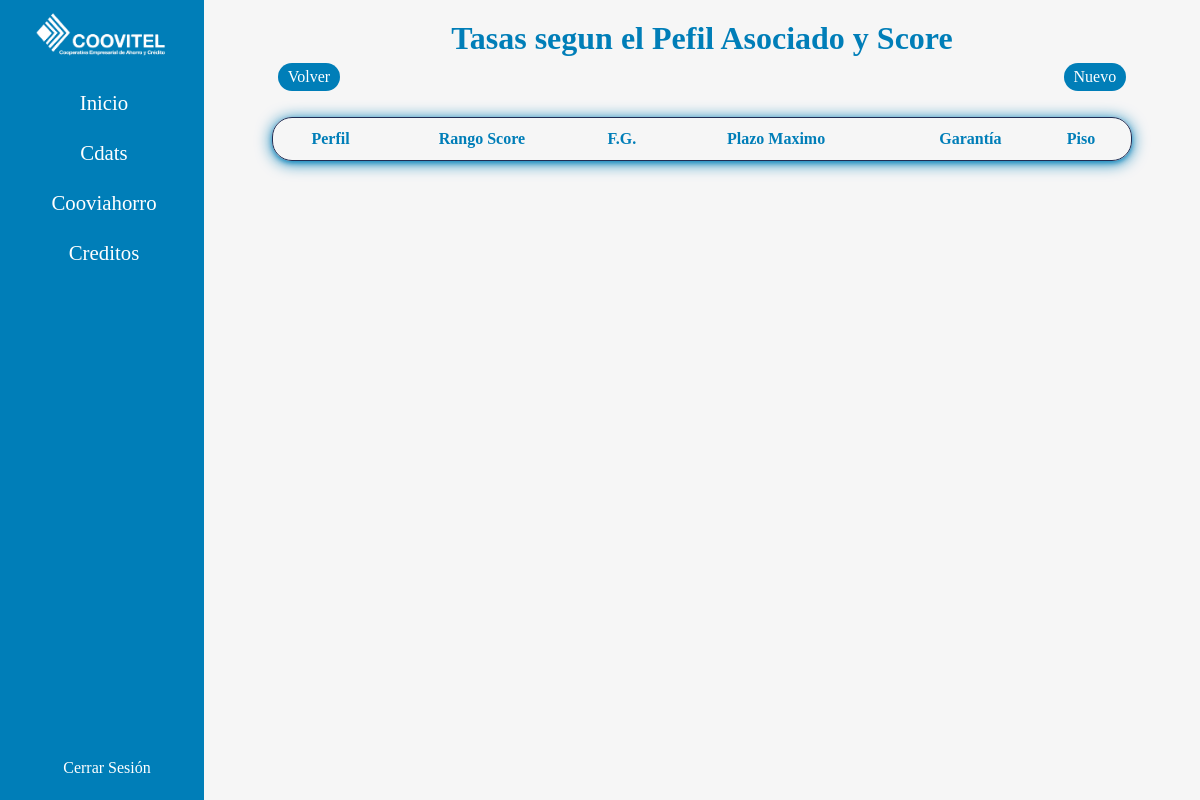
Before: /tasasnosociales/ (signed in) with the older database file.
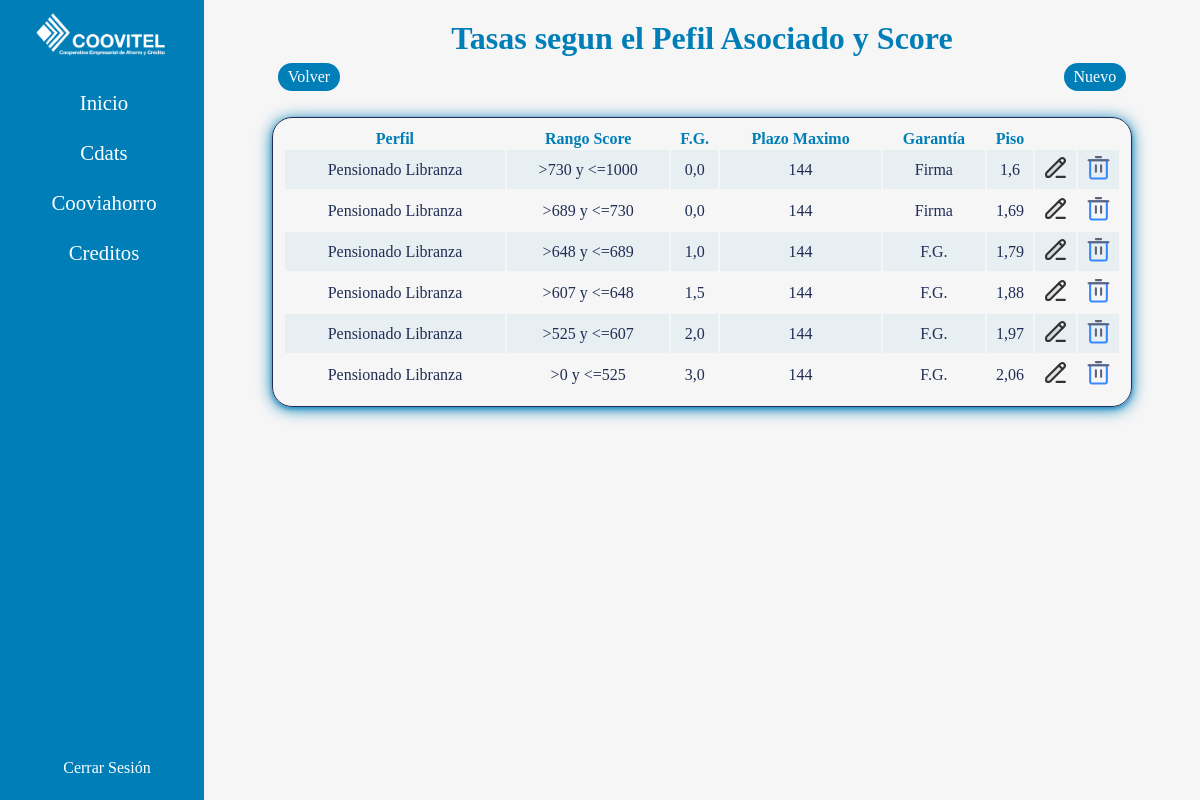
After: the same page with the newer database file.
### controls/models.py (models this page shows)
class TasasNoSociales(models.Model):
    perfil = models.ForeignKey(TypeAsociado, on_delete=models.CASCADE)
    maxScore = models.IntegerField()
    minScore = models.IntegerField()
    fg = models.FloatField()
    plazo = models.IntegerField()
    garantia = models.CharField(max_length=200)
    piso = models.FloatField()

class TypeAsociado(models.Model):
    name = models.CharField(max_length=200)
    def __str__(self):
        return f"{self.name}"

### controls/views.py (the view)
# urls.py: path("tasasnosociales/", views.tasasNoSociales, name="tasasnosociales"),
@login_required
def tasasNoSociales(request):
    tasas = TasasNoSociales.objects.all()
    return render(request, 'tasas/tasasNoSociales.html', {'tasas': tasas})

### controls/templates/tasas/tasasNoSociales.html (shortened to what this page needs)
{% extends 'base.html' %}
{% load humanize %}
{% block content %}
    <div class="types">
        <h1 class="title-type">Tasas segun el Pefil Asociado y Score</h1>
        <div class="buttons">
            <a class="bts" href="{% url 'admin' %}">Volver</a>
            <a class="bts" href="{% url 'tasascreatenosociales' %}">Nuevo</a>
        </div>
        <table>
            <tr>
                <th>Perfil</th>
                <th>Rango Score</th>
                <th>F.G.</th>
                <th>Plazo Maximo</th>
                <th>Garantía</th>
                <th>Piso</th>
                <th></th>
                <th></th>
            </tr>
            {% for tasa in tasas%}
                <tr>
                    <td>{{tasa.perfil}}</td>
                    <td>>{{tasa.minScore}} y  <={{ tasa.maxScore }}</td>
                    <td>{{tasa.fg}}</td>
                    <td>{{tasa.plazo}}</td>
                    <td>{{tasa.garantia}}</td>
                    <td>{{tasa.piso}}</td>
                    <td class="tb">
                        <a href="{% url 'tasasupdatenosociales' tasa.id%}">
                        </a>
                    </td>
                    <td class="tb">
                        <a onclick="return confirm('Esta seguro de eliminar este rango de tasa?')" href="{% url 'tasasdeletenosociales' tasa.id %}">
                        </a>
                    </td>
                </tr>
            {% endfor %}
        </table>
    </div>
{% endblock %}

Changed rows visible on the page:
added TasasNoSociales: perfil "Pensionado Libranza", minScore "730", maxScore "1000", fg "0,0", plazo "144", garantia "Firma", piso "1,6"
added TasasNoSociales: perfil "Pensionado Libranza", minScore "689", maxScore "730", fg "0,0", plazo "144", garantia "Firma", piso "1,69"
added TasasNoSociales: perfil "Pensionado Libranza", minScore "648", maxScore "689", fg "1,0", plazo "144", garantia "F.G.", piso "1,79"
added TasasNoSociales: perfil "Pensionado Libranza", minScore "607", maxScore "648", fg "1,5", plazo "144", garantia "F.G.", piso "1,88"
added TasasNoSociales: perfil "Pensionado Libranza", minScore "525", maxScore "607", fg "2,0", plazo "144", garantia "F.G.", piso "1,97"
added TasasNoSociales: perfil "Pensionado Libranza", minScore "0", maxScore "525", fg "3,0", plazo "144", garantia "F.G.", piso "2,06"
